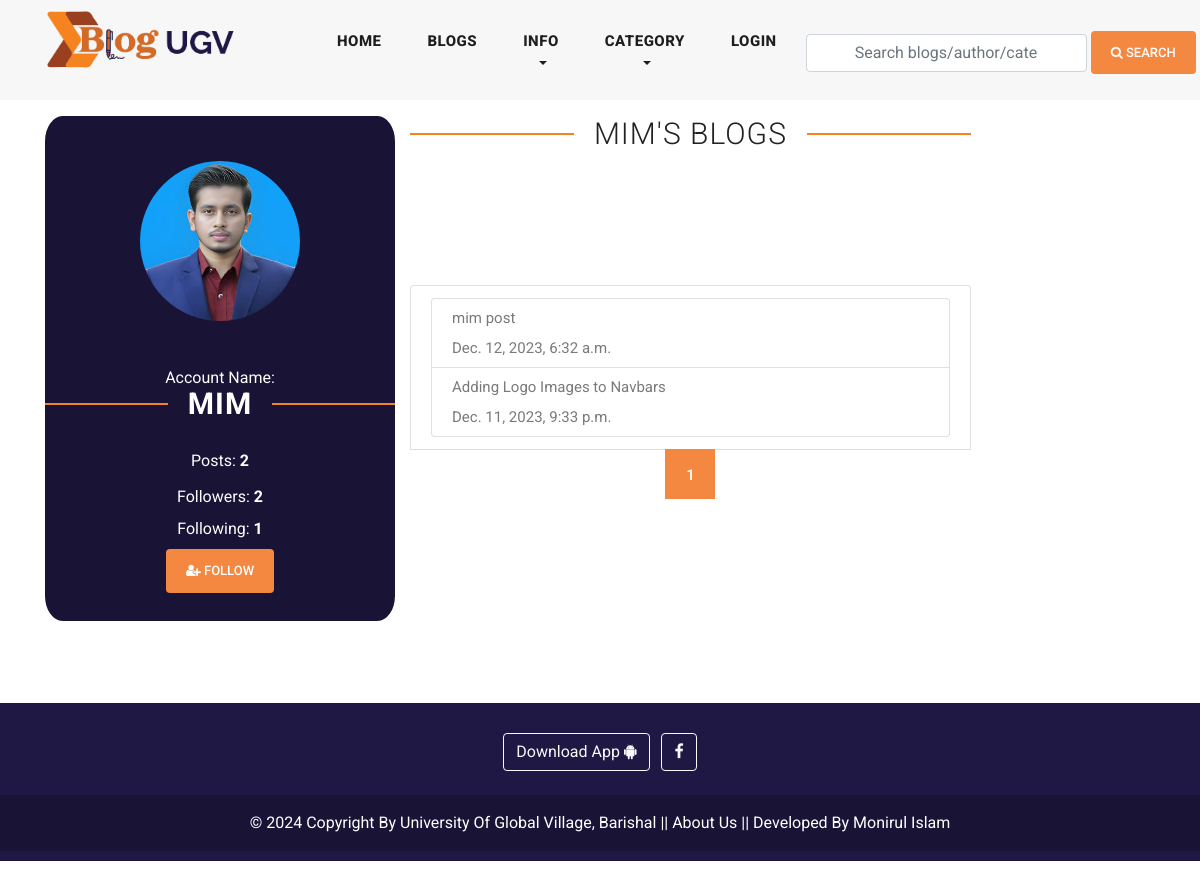
Page /view_user_information/mim/ on the earlier database version.
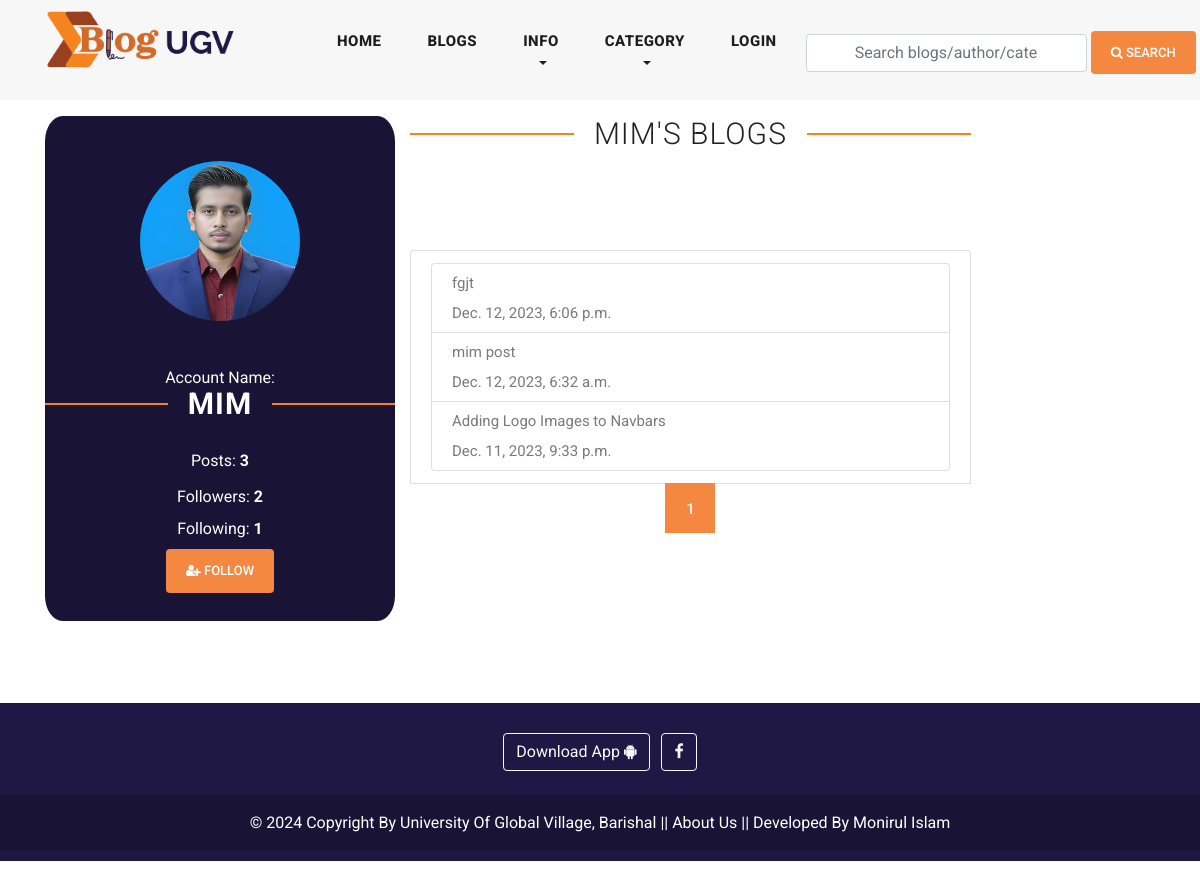
Same page on the later database version.
### blog/models.py (models this page shows, shortened)
class Site(models.Model):
    header_logo = models.ImageField(upload_to="site_info")
    footer_logo = models.ImageField(upload_to="site_info")
    site_name = models.CharField(max_length=25)

class Blog(models.Model):
    user = models.ForeignKey(
        User,
        related_name='user_blogs',
        on_delete= models.CASCADE
    )
    category = models.ForeignKey(
        Category,
        related_name='category_blogs',
        on_delete=models.CASCADE
    )
    tags = models.ManyToManyField(
        Tag,
        related_name='tag_blogs',
        blank=True
    )
    likes = models.ManyToManyField(
        User,
        related_name='user_likes',
        blank=True
    )
    title = models.CharField(max_length=250)
    slug = models.SlugField(null=True, blank=True, unique=True)
    views = models.PositiveIntegerField(default=0)
    banner = models.ImageField(upload_to=UploadToPath('blog_banners'))
    description = RichTextField()
    created_date = models.DateTimeField(auto_now_add=True)

### user_profile/models.py (models this page shows, shortened)
class User(AbstractUser):
    email = models.EmailField(
        max_length = 150,
        unique = True,
        error_messages={
            'unique':"The email must be unique for create ",
        }
    )
    profile_image = models.ImageField(
        null = True,
        blank = True,
        upload_to=UploadToPath('users_images')
    )
    followers = models.ManyToManyField("Follow")
    REQUIRED_FIELDS = ["email"]
    objects = CustomUserManager()
    def get_profile_picture(self):
        url=""
        try:
            url = self.profile_image.url
        except:
            url = ""
        return url

### user_profile/views.py (the view, shortened to what this page needs)
# urls.py: path('view_user_information/<str:username>/', view_user_information, name='view_user_information'),
def view_user_information(request,username):
    account = get_object_or_404(User, username=username)
    following =False
    muted = None
    blogs = account.user_blogs.order_by('-created_date')
    page = request.GET.get('page', 1)
    paginator = Paginator(blogs, 10)  # Show 10 blogs per page
    try:
        blogs = paginator.page(page)
    except PageNotAnInteger:
        blogs = paginator.page(1)
    except EmptyPage:
        blogs = paginator.page(paginator.num_pages)
    if following:
        queryset = followers.first()
        if queryset.muted:
            muted = True
        else:
            muted = False
    context ={
        "account": account,
        "following": following,
        "muted": muted,
        "blogs":blogs,
    }
    return render(request, "user_information.html", context)

### blog/context_processors.py (called while the page is built)
def get_all_categories(request):
    categories = Category.objects.all()[:20]
    category_counts = []
    for category in categories:
        blog_count = Blog.objects.filter(category=category).count()
        if blog_count > 0:  # Only include non-empty categories
            category_counts.append({'category': category, 'blog_count': blog_count})
    context = {
        "categories":categories,
        "category_counts": category_counts,
    }
    return context

def site_info(request):
    site = Site.objects.all()
    context = {
        "site":site,
    }
    return context

def ugv_ads(request):
    latest_ad = Ugv_Ad.objects.all()
    context =  {
        'latest_ad': latest_ad,
    }
    return context

### user_profile/context_processors.py (called while the page is built, shortened)
def user_notifications(request):
    context = {}
    return context

### blog/templates/user_information.html (shortened to what this page needs)
{% extends 'base.html' %}
{% load static %}
{% block content %}
<div class="profile">
    <div class="container">
        <div class="row py-3">
            <div class="col-md-4">
                <div class="view-profile text-center">
                    <img id="account_img" class="rounded rounded-circle profile-picture" src="{{account.get_profile_picture}}" alt="{{account.username}}">
                    <div class="sidebar-heading seven">
                        Account Name:
                        <h2 style="color: white; font-weight: bold;">{{account.username}}</h2>
                      </div>
                    <ul class="text-center py-1">
                        <li class="py-2">
                            <span>Posts: <strong>{{account.user_blogs.count}}</strong></span>
                        </li>
                        <li class="py-1">
                            <span></i> Followers: <strong>{{account.user_followers.count}}</strong></span>
                        </li>
                        <li class="py-1">
                            <span>Following: <strong>{{account.user_follows.count}}</strong></span>
                        </li>
                        <li class="py-1">
                            {% if following %}
                            <a href="{% url 'follow_or_unfollow_user' account.id %}" class="btn btn-primary text-decoration-none"><i class="fa fa-user-times"></i> Unfollow</a>
                            {% if muted %}
                            <a href="{% url 'mute_or_unmute_user' account.id %}" class="btn btn-primary text-decoration-none"> Unmute</a>
                            {% else %}
                            <a href="{% url 'mute_or_unmute_user' account.id %}" class="btn btn-primary text-decoration-none"> Mute</a>
                            {% endif %}
                           {% else %}
                           <a href="{% url 'follow_or_unfollow_user' account.id %}" class="btn btn-primary text-decoration-none"><i class="fa fa-user-plus"></i> Follow</a>
                            {% endif %}
                        </li>
                    </ul>
                </div>
            </div>
            <div class="row  pt-1 mb-1">
              <div class="col-md-12">
                <div class="sidebar-heading seven">
                    <h2>{{account.username}}'s Blogs</h2>
                  </div>
            </div>
              <div class="col-md-12">
                <ul class="list-group-item">
                    {% for blog in blogs  %}
                    <li class="list-group-item py-1">
                        <a href="{% url 'blog_details' blog.slug %}">
                            <p>{{blog.title}}</p>
                            <p>{{blog.created_date}}</p>
                        </a>
                    </li>
                    {% endfor %}
                </ul>
                {% include 'pagination.html' %}
              </div>
            </div>
        </div>
    </div>
</div>
{% endblock content %}

### blog/templates/header.html (shortened to what this page needs)
{% load static %}
<header class="">
    <nav class="navbar navbar-expand-lg">
        <div class="container">
            {% for site_instance in site %}
            <a class="navbar-brand" href="{% url 'home'  %}"><img style="width: 250px; height: 75px;" src="{{site_instance.header_logo.url}}" alt=""></a>
            {% endfor %}
        <div class="collapse navbar-collapse" id="navbarResponsive">
            <ul class="navbar-nav ml-auto">
            <li class="nav-item {% if request.path == '/' %}active{% endif %}">
                <a class="nav-link" href="{% url 'home' %}">Home
                </a>
            </li>
            <li class="nav-item {% if request.path == '/blogs/' %}active{% endif %}">
                <a class="nav-link" href="{% url 'blogs' %}">Blogs</a>
            </li>
            <li class="nav-item dropdown {% if '/about/' in request.path %}active {% elif '/contact/' in request.path %}active{% endif %} ">
                <a class="nav-link dropdown-toggle" href="#" id="navbarDropdown" role="button" data-toggle="dropdown" aria-haspopup="true" aria-expanded="false">
                  Info
                </a>
            </li>
            <li class="nav-item dropdown {% if '/category_blogs/' in request.path %} active {% endif %}">
                <a class="nav-link dropdown-toggle" href="#" id="navbarDropdown" role="button" data-toggle="dropdown" aria-haspopup="true" aria-expanded="false">
                  Category
                </a>
            </li>
            <li>
                {% if request.user.is_authenticated %}
                <li class="nav-item dropdown {% if '/profile/' in request.path %}active {% elif '/user_notifications/' in request.path %}active {% elif '/wishlist/' in request.path %}active {% endif %} ">
                    <a class="nav-link dropdown-toggle" href="#" id="navbarDropdown" role="button" data-toggle="dropdown" aria-haspopup="true" aria-expanded="false">
                      {% if request.user.username %}
                      {{request.user.username}}
                      {% endif %}
                    </a>
                    <div class="dropdown-menu" aria-labelledby="navbarDropdown">
                      <a class="dropdown-item {% if '/profile/' in request.path %}active{% endif %}" href="{% url 'profile' %}"><i class="fa fa-user"></i> My Profile</a>
                      <a class="dropdown-item {% if '/user_notifications/' in request.path %}active{% endif %} " href="{% url 'user_notifications' %}"><i class="fa fa-bell"></i>
                        {% if unseen > 0 %}
                        Notifaction ({{unseen}})
                         {% else %}
                        Notification
                        {% endif %}
                        </a>
                      <a class="dropdown-item {% if '/wishlist/' in request.path %}active{% endif %}" href="{% url 'wishlist' %}"><i class="fa fa-bookmark"></i> Saved Blog</a>
                      <a class="dropdown-item" href="{% url 'logout' %}"><i class="fa fa-sign-out" aria-hidden="true"></i> Logout</a>
                    </div>
                </li>
                {% else %}
                <li class="nav-item
                {% if request.path == '/login/' %}active{% endif %}">
                    <a class="nav-link" href="{% url 'login' %}">LOGIN</a>
                </li>
                {% endif %}
            </li>
            </ul>
            <form class="form-inline d-flex flex-nowrap my-2 ml-auto search_form" action="{% url 'search_blogs' %}" method="GET" >
                <input class="form-control px-5" name="search" type="text" placeholder="Search blogs/author/category/tags "  required>
                <button class="btn btn-primary ml-1"><i class="fa fa-search"></i> Search</button>
            </form>
        </div>
        </div>
    </nav>
</header>

### blog/templates/footer.html (shortened to what this page needs)
{% load static %}
{% for site in site %}
<div  class="container-fluid my-3 custom-container">
<footer class=" text-center text-white" style="background-color: #1F1844;">
  <div class="container-fluid p-3 pb-0">
    <section class="mb-1">
      <a class="btn btn-outline-light btn-floating m-1" href="#" role="button"
        >Download App  <i class="fa fa-android"></i
      ></a>
      <a class="btn btn-outline-light btn-floating m-1" href="https://www.facebook.com/ugvbarisal/" role="button"
        ><i class="fa fa-facebook-f"></i
      ></a>
    </section>
  </div>
  <div class="text-center p-3" style="background-color: rgba(0, 0, 0, 0.2);">
    <a  class="text-white" target="_blank" href="https://ugv.edu.bd/">© 2024 Copyright By University Of Global Village, Barishal</a> ||
    <a class="text-white"  href="{% url 'about' %}">About Us</a> ||
    <a class="text-white" target="_blank" href="https://www.facebook.com/moniruldevelopers"> Developed By Monirul Islam</a>
  </div>
</footer>
</div>
{% endfor %}

Differences in the rows shown:
changed User "MIM": user_blogs.count "2" → "3"
added Blog: title "fgjt", created_date "Dec. 12, 2023, 6:06 p.m."
